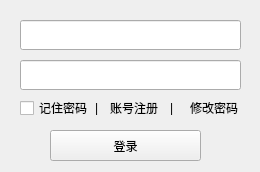
<?xml version="1.0" encoding="UTF-8"?>
<ui version="4.0">
 <class>Widget</class>
 <widget class="QWidget" name="Widget">
  <property name="geometry">
   <rect>
    <x>0</x>
    <y>0</y>
    <width>260</width>
    <height>172</height>
   </rect>
  </property>
  <property name="sizePolicy">
   <sizepolicy hsizetype="Fixed" vsizetype="Fixed">
    <horstretch>0</horstretch>
    <verstretch>0</verstretch>
   </sizepolicy>
  </property>
  <property name="minimumSize">
   <size>
    <width>260</width>
    <height>172</height>
   </size>
  </property>
  <property name="maximumSize">
   <size>
    <width>260</width>
    <height>172</height>
   </size>
  </property>
  <property name="windowTitle">
   <string>DNF登录器</string>
  </property>
  <property name="windowIcon">
   <iconset>
    <normaloff>DNF.ico</normaloff>DNF.ico</iconset>
  </property>
  <widget class="QPushButton" name="btn_login">
   <property name="geometry">
    <rect>
     <x>50</x>
     <y>130</y>
     <width>151</width>
     <height>31</height>
    </rect>
   </property>
   <property name="text">
    <string>登录</string>
   </property>
  </widget>
  <widget class="CheckQLineEdit" name="text_user">
   <property name="geometry">
    <rect>
     <x>20</x>
     <y>20</y>
     <width>221</width>
     <height>30</height>
    </rect>
   </property>
   <property name="font">
    <font>
     <pointsize>15</pointsize>
    </font>
   </property>
  </widget>
  <widget class="QCheckBox" name="checkBox">
   <property name="geometry">
    <rect>
     <x>20</x>
     <y>100</y>
     <width>111</width>
     <height>16</height>
    </rect>
   </property>
   <property name="text">
    <string>记住密码</string>
   </property>
  </widget>
  <widget class="ClickableLabel" name="lab_regedit">
   <property name="geometry">
    <rect>
     <x>110</x>
     <y>100</y>
     <width>54</width>
     <height>16</height>
    </rect>
   </property>
   <property name="text">
    <string>账号注册</string>
   </property>
  </widget>
  <widget class="ClickableLabel" name="lab_reset">
   <property name="geometry">
    <rect>
     <x>190</x>
     <y>100</y>
     <width>54</width>
     <height>16</height>
    </rect>
   </property>
   <property name="text">
    <string>修改密码</string>
   </property>
  </widget>
  <widget class="CheckQLineEdit" name="text_passwd">
   <property name="geometry">
    <rect>
     <x>20</x>
     <y>60</y>
     <width>221</width>
     <height>30</height>
    </rect>
   </property>
   <property name="font">
    <font>
     <pointsize>15</pointsize>
    </font>
   </property>
   <property name="echoMode">
    <enum>QLineEdit::Password</enum>
   </property>
  </widget>
  <widget class="QLabel" name="lab_I_1">
   <property name="geometry">
    <rect>
     <x>95</x>
     <y>100</y>
     <width>16</width>
     <height>16</height>
    </rect>
   </property>
   <property name="text">
    <string>|</string>
   </property>
  </widget>
  <widget class="QLabel" name="label_3">
   <property name="geometry">
    <rect>
     <x>170</x>
     <y>100</y>
     <width>16</width>
     <height>16</height>
    </rect>
   </property>
   <property name="sizePolicy">
    <sizepolicy hsizetype="Fixed" vsizetype="Fixed">
     <horstretch>0</horstretch>
     <verstretch>0</verstretch>
    </sizepolicy>
   </property>
   <property name="text">
    <string>|</string>
   </property>
  </widget>
 </widget>
 <layoutdefault spacing="6" margin="11"/>
 <customwidgets>
  <customwidget>
   <class>ClickableLabel</class>
   <extends>QLabel</extends>
   <header location="global">clickablelabel.h</header>
  </customwidget>
  <customwidget>
   <class>CheckQLineEdit</class>
   <extends>QLineEdit</extends>
   <header location="global">checkqlineedit.h</header>
  </customwidget>
 </customwidgets>
 <resources/>
 <connections/>
</ui>
